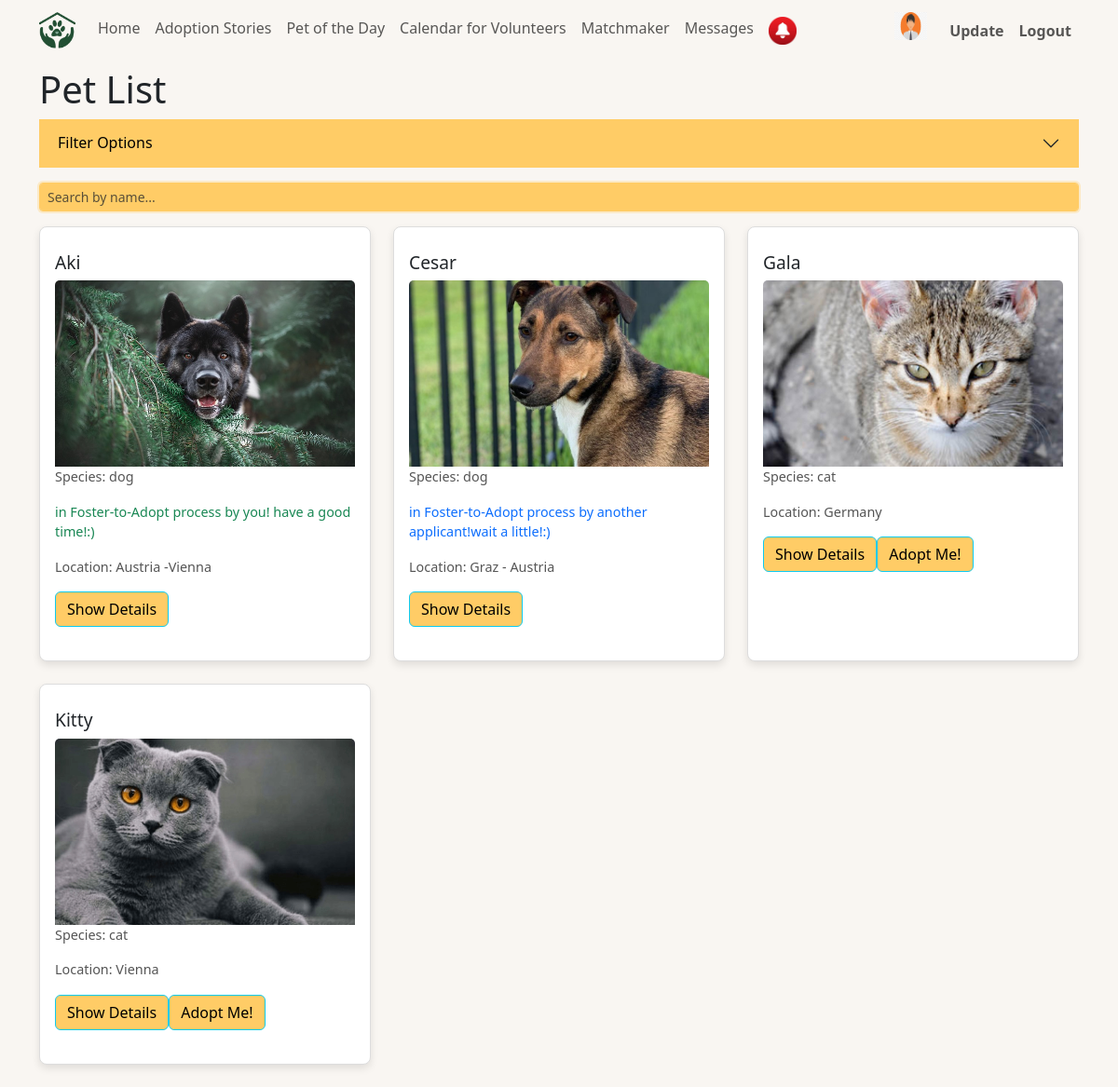
Page /home.php (signed in) on the committed database.
### tables this page shows
CREATE TABLE `users` (
  `id` int(11) NOT NULL,
  `username` varchar(255) NOT NULL,
  `password` varchar(255) NOT NULL,
  `email` varchar(255) NOT NULL,
  `registration_date` date DEFAULT curdate(),
  `pictures` varchar(255) DEFAULT NULL,
  `role` enum('user','admin') DEFAULT 'user',
  `is_approved` tinyint(1) NOT NULL DEFAULT 0,
  `user_type` enum('individual','shelter','agency') DEFAULT 'individual'
);

CREATE TABLE `pets` (
  `id` int(11) NOT NULL,
  `name` varchar(255) DEFAULT NULL,
  `species` enum('dog','cat','bird','hamster','fish') DEFAULT NULL,
  `description` text DEFAULT NULL,
  `location` varchar(255) DEFAULT NULL,
  `added_by` int(11) DEFAULT NULL,
  `breed` varchar(100) DEFAULT 'No Breed',
  `status` enum('not adopted','adopted','pending') DEFAULT 'not adopted',
  `age` int(11) NOT NULL,
  `image` varchar(150) DEFAULT 'avatar.jpg',
  `size` enum('small','medium','big') NOT NULL
);

### public/functions.php (called while the page is built, shortened)
<?php
function retreive_form_database($connection ,$sql) {
    $result = mysqli_query($connection , $sql);
    $row = mysqli_fetch_assoc($result);
    if (mysqli_num_rows($result) > 0) {
        return $row;
    }
    return false;
}
?>

### home.php (the view, shortened to what this page needs)
<?php
require_once "db_connect.php";
require_once "public/functions.php";
$userId=$_SESSION["user"];
$sql = "SELECT * FROM pets WHERE 1";
$result = mysqli_query($connection, $sql);
$cards = "";
    if(mysqli_num_rows($result) > 0){
        while($row = mysqli_fetch_assoc($result)){
            $flag=false;
            $show=true;
            $sql2="select id,status from adoption_applications where status !='approved' and pet_id = {$row['id']} and user_id != {$userId} and pet_id in (select pet_id from foster_to_adopt where pet_id = {$row['id']} and status='in_progress' and user_id != {$userId} )";
            $rows2=retreive_form_database($connection ,$sql2);
            $sql3="select * from adoption_applications where pet_id = {$row['id']} and user_id = {$userId} order by id desc LIMIT 1 ";
            $rows3=retreive_form_database($connection ,$sql3);
            $sql4="select * from foster_to_adopt where pet_id = {$row['id']} and user_id = {$userId}  and status='in_progress' ";
            $rows4=retreive_form_database($connection ,$sql4);
            $cards .= "<div class='col mb-4'>
                <div class='card h-100'>
                    <div class='card-body'>
                        <h5 class='card-title'>{$row["name"]}</h5>
                        <img src='public/images/pet_images/{$row["image"]}' class='card-img-top' alt='...'>
                        <p class='card-text'>Species: {$row["species"]}</p>";
                        if ($rows4) {
                            $cards.="<p class='card-text'><span class='text-success'>in Foster-to-Adopt process by you! have a good time!:)</span></p>";
                        }
                        if (($rows2) && ($show)) {
                            $cards.="<p class='card-text'><span class='text-primary'>in Foster-to-Adopt process by another applicant!wait a little!:)</span></p>";
                        }
                        $cards.="<p class='card-text'>Location: {$row["location"]}</p>
                        <a href='details.php?detail={$row["id"]}' class='btn btn-info'>Show Details</a>";
                        if (!$rows2 && !$rows4 && !$flag) {
                            $cards.="<a href='details.php?detail={$row['id']}&adoption=yes' class='btn btn-info'>Adopt Me!</a>";
                        }
                        $cards.="</div>
                </div>
            </div>";
        }
    } else {
        $cards = "<p>No results found</p>";
    }
?>
<!DOCTYPE html>
<html lang="en">
<head>
    <link href="https://cdn.jsdelivr.net/npm/bootstrap@5.3.1/dist/css/bootstrap.min.css" rel="stylesheet">
    <link rel="stylesheet" href="styles.css">
</head>
<body>
<?php
require_once "navbar.php";
?>
<div class="container mt-5">
    <h1 class="mt-5">Pet List</h1>
    <form action="" method="get" class="mb-3">
        <div class="accordion accordion-flush" id="filterAccordion">
            <div class="accordion-item">
                <h2 class="accordion-header" id="filterHeader">
                    <button class="accordion-button collapsed" type="button" data-bs-toggle="collapse" data-bs-target="#filterCollapse" aria-expanded="false" aria-controls="filterCollapse">
                        Filter Options
                    </button>
                </h2>
            </div>
        </div>
    </form>
    <div class="input-group input-group-sm mb-3">
        <input type="text" id="searchInput" class="form-control" placeholder="Search by name...">
    </div>
    <div class="row row-cols-lg-3 row-cols-md-2 row-cols-sm-1 row-cols-xs-1">
        <?= $cards ?>
    </div>
</div>
</body>
</html>

### navbar.php (shortened to what this page needs)
<?php
if (isset($_SESSION["user"])){
    $usersql = "SELECT * FROM users WHERE id = {$_SESSION["user"]}";
    $result = mysqli_query($connection, $usersql);
    $userRow = mysqli_fetch_assoc($result);
    }
?>
<nav class="navbar navbar-expand-lg navbar-light fixed-top">
    <div class="container">
    <image class="navbar-brand" src="public/images/web_images/navbar_logo.png" width="39" >
        <div class="collapse navbar-collapse" id="navbarNav">
            <ul class="navbar-nav ml-auto">
                <li class="nav-item active">
                    <a class="nav-link" href="home.php">Home</a>
                </li>
                <li class="nav-item">
                    <a class="nav-link" href="adoption_stories/adoption_stories.php">Adoption Stories</a>
                </li>
                <li class="nav-item">
                    <a class="nav-link" href="pet_of_the_day/pet_of_the_day.php">Pet of the Day</a>
                </li>
                <li class="nav-item">
                    <a class="nav-link" href="/calendar/calendar.php">Calendar for Volunteers</a>
                </li>
                <li class="nav-item">
                    <a class="nav-link" href="matchmaker/matchmaker.html">Matchmaker</a>
                </li>
                <li class="nav-item">
                    <a class="nav-link" href="messages.php">Messages</a>
                </li>
                <li class="nav-item">
                    <a class="nav-link" href="messages.php">
                        <img src="public/images/web_images/notification.png" alt="" width="30" height="30">
                    </a>
                </li>
            </ul>
            <ul class="navbar-nav ms-auto">
            <a class="nav-item me-3" href="#">
                <img src="public/images/user_images/<?= $userRow["pictures"] ?>" alt="user pic" width="35" height="30">
            </a>
                    <li class="nav-item">
                        <a class="nav-link font-weight-bold" href="user_auth/update.php?id=<?= $userRow["id"] ?>">Update</a>
                    </li>
                    <li class="nav-item">
                        <a class="nav-link font-weight-bold" href="user_auth/logout.php?logout">Logout</a>
                    </li>
                </ul>
        </div>
    </div>
</nav>
<br>

### styles.css (style rules this page uses)
body { background-color: #f9f6f2; }
.navbar { background-color: #f9f6f2; }
.nav-link.font-weight-bold { font-weight: bold; }
.navbar-brand { color: #000; font-size: 1.5rem; font-weight: bold; }
.form-label, .form-select, .form-control, .input-group-sm .form-control { font-size: 0.875rem; }
.form-control, .input-group-sm .form-control:focus { border-color: #ffcc66 !important; box-shadow: 0 0 0 2px rgba(255, 204, 102, 0.3); }
.card { border: 1px solid #ddd; border-radius: 8px; overflow: hidden; transition: transform 0.2s ease; box-shadow: 0 4px 8px rgba(0, 0, 0, 0.1); margin-bottom: 20px; }
.card-img-top { object-fit: cover; height: 200px; }
.card-title { font-size: 1.2rem; margin-top: 10px; }
.card-text { font-size: 0.9rem; color: #555; }
.btn-info, .btn-apply { background-color: #ffcc66 !important; color: #000; transition: background-color 0.2s ease; }
.btn-info:hover, .btn-apply:hover, .accordion-button, .accordion-button.collapsed { background-color: #ffcc66; color: #000; border-color: #ffcc66; }
.accordion-button::before { content: ''; position: absolute; top: 0; left: 0; width: 100%; height: 100%; background-color: #ffcc66; z-index: -1; }
.input-group-sm .form-control { background-color: #ffcc66; border-color: #ffcc66; color: #000; }

### rows in the picture
users: pictures (picture)
pets: name "Aki", image (picture), species "dog", shows "in Foster-to-Adopt process by you! have a good time!:)", location "Austria -Vienna"
pets: name "Cesar", image (picture), species "dog", shows "in Foster-to-Adopt process by another applicant!wait a little!:)", location "Graz - Austria"
pets: name "Gala", image (picture), species "cat", location "Germany"
pets: name "Kitty", image (picture), species "cat", location "Vienna"
